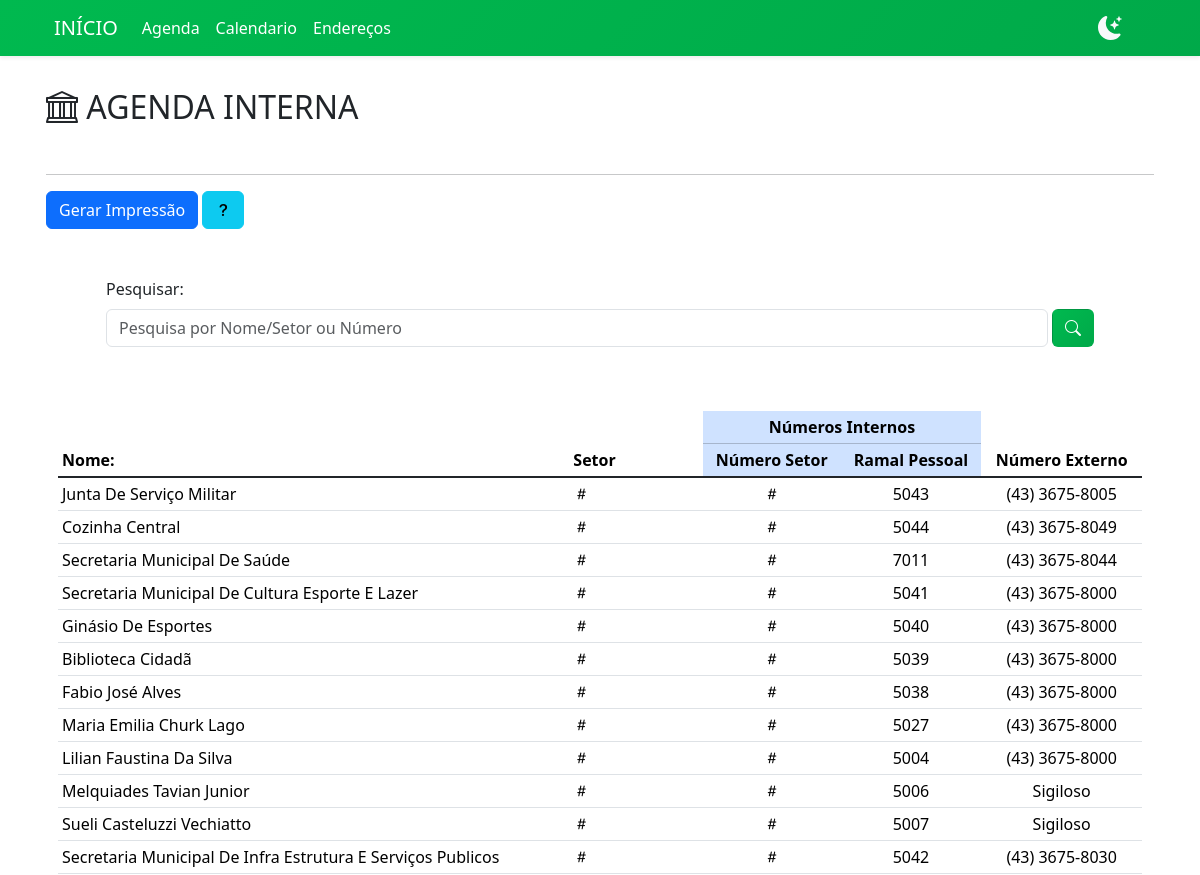
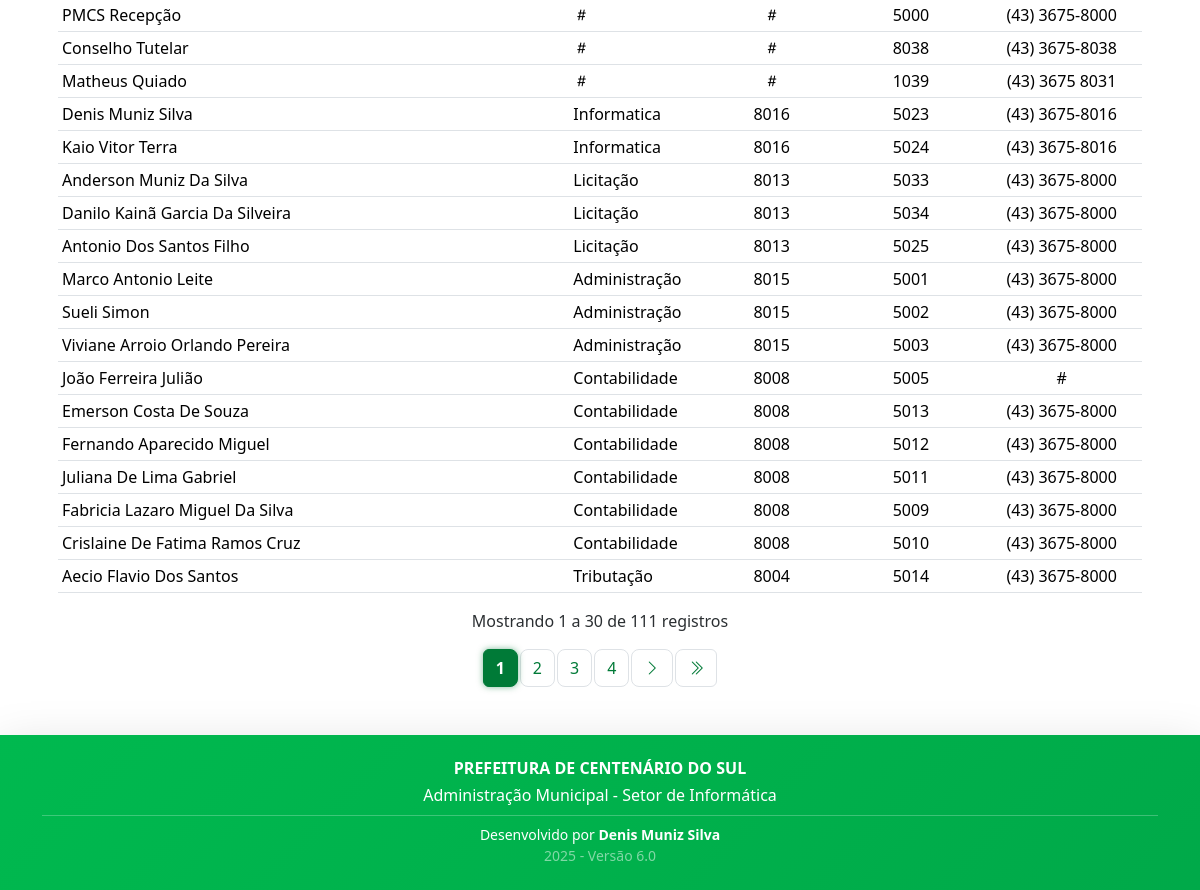
/agenda/, run on the app's committed database (2 pictures, top to bottom).
### agenda/models.py (models this page shows, shortened)
class Agenda(models.Model):
    data = models.DateTimeField(auto_now_add=True, verbose_name='Data')
    grupo = models.ForeignKey(Grupo, on_delete=models.PROTECT, verbose_name='Agenda', null=True, blank=True)
    pessoa = models.CharField(max_length=200, verbose_name='Pessoa')
    numero_interno = models.CharField(max_length=20, verbose_name='Numero Interno')
    numero_externo = models.CharField(max_length=20, verbose_name='Numero Externo', null=True, blank=True)

class Grupo(models.Model):
    data = models.DateTimeField(auto_now_add=True, verbose_name='Data')
    grupo = models.CharField(max_length=200, verbose_name='Grupo')
    numero = models.CharField(max_length=5, verbose_name='Numero')

### agenda/views.py (the view, shortened to what this page needs)
# urls.py: path('agenda/', v_Agenda.as_view(), name='Agenda'),
class v_Agenda(ListView):
    model = Agenda
    template_name = 'agenda/index.html'
    paginate_by = 30
    def get_queryset(self):
        queryset = super().get_queryset()
        query = self.request.GET.get('q', '')
        query_normalized = unidecode(query) if query else ''
        return queryset.order_by('grupo')

### agenda/templates/agenda/index.html (shortened to what this page needs)
{% extends 'base.html' %}
{% load static %}
{% block content %}
<h2 class="mt-3 mb-5">
    <i class="bi bi-bank"></i>
    AGENDA INTERNA
</h2>
<hr class="pesquisa mt-5">
<div>
    <a class="btn btn-primary" href="{% url 'AgendaExporta' %}" target="_blank">Gerar Impressão</a>
    <button  class="btn btn-info" data-bs-toggle="modal" data-bs-target="#ModalAjuda">
        <i class="bi bi-question-lg"></i>
    </button >
</div>
<div class="container">
    <div class="container">
    <form method="get">
        <div class="row">
            <div class="container my-5 px-5">
                <label for="busca" class="form-label">Pesquisar:</label>
                <div class="d-flex align-items-end" id="busca">
                    <input type="text" name="q" value="{{ request.GET.q }}" placeholder="Pesquisa por Nome/Setor ou Número"
                        class="form-control">
                    <button type="submit" title="Pesquisar Registros" class="btn corPrimaria ms-1">
                        <i class="bi bi-search" id="lupacep"></i>
                    </button>
                </div>
            </div>
        </div>
    </form>
</div>
    <div class="table-responsive">
        <table class="table table-sm table-hover mt-3">
            <thead>
                <tr>
                    <th scope="col" rowspan="2">Nome:</th>
                    <th scope="col" rowspan="2">Setor</th>
                    <th scope="col" colspan="2" class="text-center table-primary">Números Internos</th>
                    <th scope="col" rowspan="2" class="text-center">Número Externo</th>
                </tr>
                <tr>
                    <th scope="col" class="text-center table-primary">Número Setor</th>
                    <th scope="col" class="text-center table-primary">Ramal Pessoal</th>
                </tr>
            </thead>
            <tbody class="table-group-divider">
                {% for item in object_list %}
                <tr>
                    <td class="text-capitalize">
                        {{ item.pessoa }}
                    </td>
                    <td>
                        {% if item.grupo.grupo %}
                            {{ item.grupo.grupo }}
                        {% else %}
                            <i class="bi bi-hash"></i>
                        {% endif %}
                    </td>
                    <td class="text-center">
                        {% if item.grupo.numero %}
                            {{ item.grupo.numero }}
                        {% else %}
                            <i class="bi bi-hash"></i>
                        {% endif %}
                    </td>
                    <td class="text-center">
                        {% if item.numero_interno %}
                            {{ item.numero_interno }}
                        {% else %}
                            <i class="bi bi-hash"></i>
                        {% endif %}
                    </td>
                    <td class="text-center">
                        {% if item.numero_externo %}
                            {{ item.numero_externo }}
                        {% else %}
                            <i class="bi bi-hash"></i>
                        {% endif %}
                    </td>
                </tr>
                {% endfor %}
            </tbody>
        </table>
    </div>
</div>
{% include "pagination.html" %}
{% endblock content %}

### static/css/main.css (style rules this page uses)
.corPrimaria { background: rgb(0,122,55); background: linear-gradient(-45deg, #007A37, #00B94F); background-size: 400% 400%; animation: Gradient 10s ease infinite; color: #fff; }

### data on the page
Agenda: pessoa "Junta De Serviço Militar", numero_interno "5043", numero_externo "(43) 3675-8005"
Agenda: pessoa "Cozinha Central", numero_interno "5044", numero_externo "(43) 3675-8049"
Agenda: pessoa "Secretaria Municipal De Saúde", numero_interno "7011", numero_externo "(43) 3675-8044"
Agenda: pessoa "Secretaria Municipal De Cultura Esporte E Lazer", numero_interno "5041", numero_externo "(43) 3675-8000"
Agenda: pessoa "Ginásio De Esportes", numero_interno "5040", numero_externo "(43) 3675-8000"
Agenda: pessoa "Biblioteca Cidadã", numero_interno "5039", numero_externo "(43) 3675-8000"
Agenda: pessoa "Fabio José Alves", numero_interno "5038", numero_externo "(43) 3675-8000"
Agenda: pessoa "Maria Emilia Churk Lago", numero_interno "5027", numero_externo "(43) 3675-8000"
Agenda: pessoa "Lilian Faustina Da Silva", numero_interno "5004", numero_externo "(43) 3675-8000"
Agenda: pessoa "Melquiades Tavian Junior", numero_interno "5006", numero_externo "Sigiloso"
Agenda: pessoa "Sueli Casteluzzi Vechiatto", numero_interno "5007", numero_externo "Sigiloso"
Agenda: pessoa "Secretaria Municipal De Infra Estrutura E Serviços Publicos", numero_interno "5042", numero_externo "(43) 3675-8030"
Agenda: pessoa "PMCS Recepção", numero_interno "5000", numero_externo "(43) 3675-8000"
Agenda: pessoa "Conselho Tutelar", numero_interno "8038", numero_externo "(43) 3675-8038"
Agenda: pessoa "Matheus Quiado", numero_interno "1039", numero_externo "(43) 3675 8031"
Agenda: pessoa "Denis Muniz Silva", grupo.grupo "Informatica", grupo.numero "8016", numero_interno "5023", numero_externo "(43) 3675-8016"
Agenda: pessoa "Kaio Vitor Terra", grupo.grupo "Informatica", grupo.numero "8016", numero_interno "5024", numero_externo "(43) 3675-8016"
Agenda: pessoa "Anderson Muniz Da Silva", grupo.grupo "Licitação", grupo.numero "8013", numero_interno "5033", numero_externo "(43) 3675-8000"
Agenda: pessoa "Danilo Kainã Garcia Da Silveira", grupo.grupo "Licitação", grupo.numero "8013", numero_interno "5034", numero_externo "(43) 3675-8000"
Agenda: pessoa "Antonio Dos Santos Filho", grupo.grupo "Licitação", grupo.numero "8013", numero_interno "5025", numero_externo "(43) 3675-8000"
Agenda: pessoa "Marco Antonio Leite", grupo.grupo "Administração", grupo.numero "8015", numero_interno "5001", numero_externo "(43) 3675-8000"
Agenda: pessoa "Sueli Simon", grupo.grupo "Administração", grupo.numero "8015", numero_interno "5002", numero_externo "(43) 3675-8000"
Agenda: pessoa "Viviane Arroio Orlando Pereira", grupo.grupo "Administração", grupo.numero "8015", numero_interno "5003", numero_externo "(43) 3675-8000"
Agenda: pessoa "João Ferreira Julião", grupo.grupo "Contabilidade", grupo.numero "8008", numero_interno "5005", numero_externo "#"
Agenda: pessoa "Emerson Costa De Souza", grupo.grupo "Contabilidade", grupo.numero "8008", numero_interno "5013", numero_externo "(43) 3675-8000"
Agenda: pessoa "Fernando Aparecido Miguel", grupo.grupo "Contabilidade", grupo.numero "8008", numero_interno "5012", numero_externo "(43) 3675-8000"
Agenda: pessoa "Juliana De Lima Gabriel", grupo.grupo "Contabilidade", grupo.numero "8008", numero_interno "5011", numero_externo "(43) 3675-8000"
Agenda: pessoa "Fabricia Lazaro Miguel Da Silva", grupo.grupo "Contabilidade", grupo.numero "8008", numero_interno "5009", numero_externo "(43) 3675-8000"
Agenda: pessoa "Crislaine De Fatima Ramos Cruz", grupo.grupo "Contabilidade", grupo.numero "8008", numero_interno "5010", numero_externo "(43) 3675-8000"
Agenda: pessoa "Aecio Flavio Dos Santos", grupo.grupo "Tributação", grupo.numero "8004", numero_interno "5014", numero_externo "(43) 3675-8000"

### other printed values
{{ page_obj.start_index }} "1"
{{ page_obj.end_index }} "30"
{{ page_obj.paginator.count }} "111"
{{ i }} "1"
{{ i }} "2" "3" "4"
